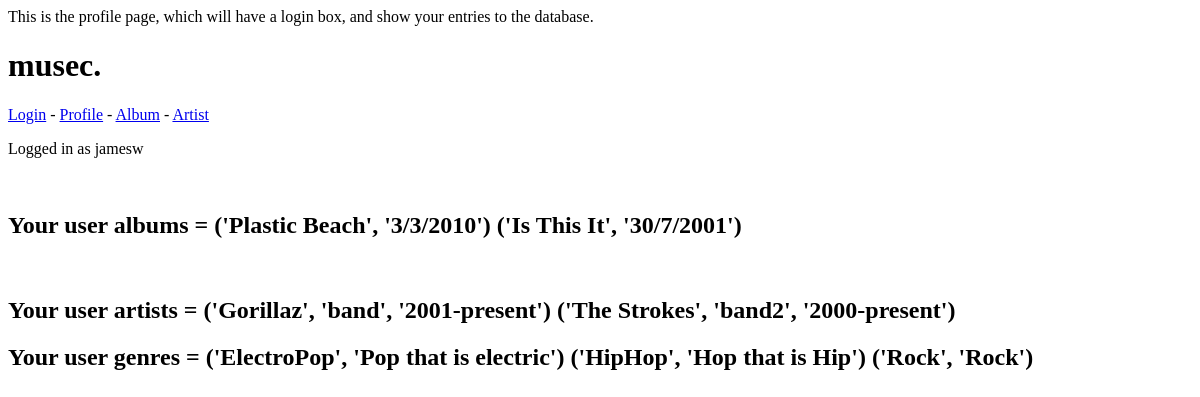
Page /user (signed in) on the committed database.
### models.py (models this page shows, shortened)
class User(db.Model):
    __tablename__ = 'User'
    id = db.Column(db.Integer, primary_key = True)
    username = db.Column(db.String())
    password = db.Column(db.String())
    def __repr__(self):
        return self.username

class Album(db.Model):
    __tablename__ = 'Album'
    id = db.Column(db.Integer, primary_key = True)
    name = db.Column(db.String())
    coverArt = db.Column(db.String())
    releaseDate = db.Column(db.Integer())
    addedBy = db.Column(db.Integer, db.ForeignKey('User.id'))
    artist = db.Column(db.Integer, db.ForeignKey('Artist.id'))
    genres = db.relationship('Genre', secondary=AlbumGenres, back_populates='albums')
    artistName = db.relationship('Artist', backref='Album')

class Artist(db.Model):
    __tablename__ = 'Artist'
    id = db.Column(db.Integer, primary_key = True)
    name = db.Column(db.String())
    photo = db.Column(db.String())
    description = db.Column(db.String())
    activeYears = db.Column(db.String())
    addedBy = db.Column(db.Integer, db.ForeignKey('User.id'))
    albums = db.relationship('Album', backref='Artist')

class Genre(db.Model):
    __tablename__ = 'Genre'
    id = db.Column(db.Integer, primary_key = True)
    name = db.Column(db.String())
    description = db.Column(db.String())
    addedBy = db.Column(db.Integer, db.ForeignKey('User.id'))
    albums = db.relationship('Album', secondary=AlbumGenres, back_populates='genres')

### main.py (the view)
@app.route('/user')
def profile():
    if 'logged_in' not in session:
        return redirect(url_for('create_account'))
    elif 'logged_in' in session:
        userInfo = session['logged_in']
        userId = userInfo
        username = models.User.query.filter_by(id=userId).first_or_404()
    albumInfo = models.Album.query.filter_by(addedBy=userId).all()
    artistInfo = models.Artist.query.filter_by(addedBy=userId).all()
    genreInfo = models.Genre.query.filter_by(addedBy=userId).all()
    return render_template('profile.html', username=username, albumInfo=albumInfo, artistInfo=artistInfo, genreInfo=genreInfo)

### templates/profile.html (shortened to what this page needs)
{% include 'header.html'%}<br>
<h2>
    Your user albums =
    {% for albums in albumInfo %}
        {{albums.name, albums.releaseDate}}
    {% endfor %}
</h2><br>
<h2>
    Your user artists =
    {% for artists in artistInfo %}
        {{artists.name, artists.description, artists.activeYears}}
    {% endfor %}
</h2>
<h2>
    Your user genres =
    {% for genres in genreInfo %}
        {{genres.name, genres.description}}
    {% endfor %}
</h2>

### templates/header.html
<!DOCTYPE html>
<html>
<head>
    <link rel="stylesheet" href="{{url_for('static', filename='style.css')}}">
</head>
<h1>musec.</h1>
<a href = '/login'>Login</a> - <a href = '/user'>Profile</a> - <a href = '/album'>Album</a> - <a href = '/artist'>Artist</a><br>
<p>{% if username %} Logged in as {{username}} {% endif %}</p>
</html>

### css/style.css (style rules this page uses)
:root { --c1:blue; }

### rows in the picture
User: username "jamesw"
Album: name+releaseDate "('Plastic Beach', '3/3/2010')"
Album: name+releaseDate "('Is This It', '30/7/2001')"
Artist: name+description+activeYears "('Gorillaz', 'band', '2001-present')"
Artist: name+description+activeYears "('The Strokes', 'band2', '2000-present')"
Genre: name+description "('ElectroPop', 'Pop that is electric')"
Genre: name+description "('HipHop', 'Hop that is Hip')"
Genre: name+description "('Rock', 'Rock')"
